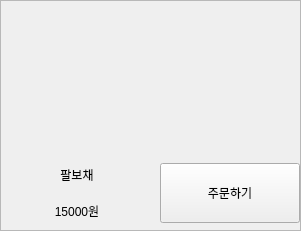
            <widget class="QFrame" name="frame_13">
             <property name="minimumSize">
              <size>
               <width>301</width>
               <height>231</height>
              </size>
             </property>
             <property name="maximumSize">
              <size>
               <width>301</width>
               <height>231</height>
              </size>
             </property>
             <property name="frameShape">
              <enum>QFrame::StyledPanel</enum>
             </property>
             <property name="frameShadow">
              <enum>QFrame::Raised</enum>
             </property>
             <widget class="QWidget" name="verticalLayoutWidget_17">
              <property name="geometry">
               <rect>
                <x>0</x>
                <y>0</y>
                <width>302</width>
                <height>228</height>
               </rect>
              </property>
              <layout class="QVBoxLayout" name="verticalLayout_39">
               <item>
                <widget class="QLabel" name="label_56">
                 <property name="minimumSize">
                  <size>
                   <width>300</width>
                   <height>150</height>
                  </size>
                 </property>
                 <property name="maximumSize">
                  <size>
                   <width>300</width>
                   <height>150</height>
                  </size>
                 </property>
                 <property name="text">
                  <string/>
                 </property>
                 <property name="pixmap">
                  <pixmap>../img/팔보채.jpg</pixmap>
                 </property>
                 <property name="scaledContents">
                  <bool>true</bool>
                 </property>
                </widget>
               </item>
               <item>
                <layout class="QHBoxLayout" name="horizontalLayout_20">
                 <item>
                  <layout class="QVBoxLayout" name="verticalLayout_40">
                   <item>
                    <widget class="QLabel" name="label_57">
                     <property name="minimumSize">
                      <size>
                       <width>150</width>
                       <height>30</height>
                      </size>
                     </property>
                     <property name="maximumSize">
                      <size>
                       <width>150</width>
                       <height>30</height>
                      </size>
                     </property>
                     <property name="layoutDirection">
                      <enum>Qt::LeftToRight</enum>
                     </property>
                     <property name="text">
                      <string>팔보채</string>
                     </property>
                     <property name="alignment">
                      <set>Qt::AlignCenter</set>
                     </property>
                    </widget>
                   </item>
                   <item>
                    <widget class="QLabel" name="label_58">
                     <property name="minimumSize">
                      <size>
                       <width>150</width>
                       <height>30</height>
                      </size>
                     </property>
                     <property name="maximumSize">
                      <size>
                       <width>150</width>
                       <height>30</height>
                      </size>
                     </property>
                     <property name="text">
                      <string>15000원</string>
                     </property>
                     <property name="alignment">
                      <set>Qt::AlignCenter</set>
                     </property>
                    </widget>
                   </item>
                  </layout>
                 </item>
                 <item>
                  <widget class="QPushButton" name="selectButton_10">
                   <property name="minimumSize">
                    <size>
                     <width>140</width>
                     <height>60</height>
                    </size>
                   </property>
                   <property name="maximumSize">
                    <size>
                     <width>140</width>
                     <height>60</height>
                    </size>
                   </property>
                   <property name="styleSheet">
                    <string notr="true">QPushButton:pressed {
    background-color: grey;  /* 버튼을 눌렀을 때 배경색 */
    color: white;            /* 버튼을 눌렀을 때 글자색 */
}</string>
                   </property>
                   <property name="text">
                    <string>주문하기</string>
                   </property>
                  </widget>
                 </item>
                </layout>
               </item>
              </layout>
             </widget>
            </widget>
